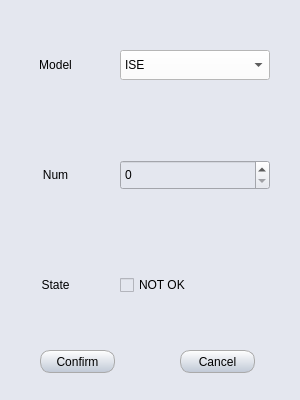
<?xml version="1.0" encoding="UTF-8"?>
<ui version="4.0">
 <class>addWidget</class>
 <widget class="QWidget" name="addWidget">
  <property name="windowModality">
   <enum>Qt::NonModal</enum>
  </property>
  <property name="enabled">
   <bool>true</bool>
  </property>
  <property name="geometry">
   <rect>
    <x>0</x>
    <y>0</y>
    <width>300</width>
    <height>400</height>
   </rect>
  </property>
  <property name="windowTitle">
   <string>Add</string>
  </property>
  <property name="styleSheet">
   <string notr="true">QWidget{
	background-color:rgb(228, 231, 239);
}
QPushButton{
	width:50;
	height:30;
	background-color:qlineargradient(spread:pad, x1:0,y1:0, x2:0, y2:1, stop:0 rgb(255, 255, 255),stop:1 rgb(192, 201, 214));
	border-radius:10px;
	border:1px solid #aaaaaa;
}

QPushButton::hover{
	border:2px solid rgb(133, 148, 197);
}

QPushButton:pressed
{
	color:black;
	background-color:rgb(204 , 228 , 247);
	border: 1px solid rgb(1 , 84 , 153);
	padding-left:3px;
	padding-top:3px;
}

QComboBox
{
	background-color: rgb(255, 255, 255);
}

QComboBox::drop-down 
{
	image: url(:/image/drop_down.png); 
}

QComboBox::drop-down:on 
{
	padding-left:2px;
	padding-top:2px;
	image: url(:/image/drop_down.png); 
}

QComboBox QAbstractItemView 
{
    outline: 0px solid gray;   /* 选定项的虚框 */
    background-color: white;   /* 整个下拉窗体的背景色 */
}

QLineEdit
{
	
	background-color: rgb(255, 255, 255);
}</string>
  </property>
  <widget class="QStackedWidget" name="stackedWidget">
   <property name="geometry">
    <rect>
     <x>0</x>
     <y>0</y>
     <width>300</width>
     <height>320</height>
    </rect>
   </property>
   <property name="layoutDirection">
    <enum>Qt::LeftToRight</enum>
   </property>
   <property name="currentIndex">
    <number>5</number>
   </property>
   <widget class="QWidget" name="system">
    <widget class="QComboBox" name="comboBox_system">
     <property name="geometry">
      <rect>
       <x>120</x>
       <y>80</y>
       <width>150</width>
       <height>30</height>
      </rect>
     </property>
     <property name="font">
      <font>
       <family>Microsoft YaHei</family>
       <pointsize>10</pointsize>
       <kerning>true</kerning>
      </font>
     </property>
     <property name="layoutDirection">
      <enum>Qt::LeftToRight</enum>
     </property>
     <item>
      <property name="text">
       <string>temperature</string>
      </property>
     </item>
     <item>
      <property name="text">
       <string>power supply</string>
      </property>
     </item>
     <item>
      <property name="text">
       <string>liquid path</string>
      </property>
     </item>
     <item>
      <property name="text">
       <string>reaction vessel</string>
      </property>
     </item>
     <item>
      <property name="text">
       <string>median pole</string>
      </property>
     </item>
    </widget>
    <widget class="QComboBox" name="comboBox_system_state">
     <property name="geometry">
      <rect>
       <x>120</x>
       <y>210</y>
       <width>150</width>
       <height>30</height>
      </rect>
     </property>
     <property name="font">
      <font>
       <family>Microsoft YaHei</family>
       <pointsize>10</pointsize>
       <kerning>true</kerning>
      </font>
     </property>
     <property name="layoutDirection">
      <enum>Qt::LeftToRight</enum>
     </property>
     <item>
      <property name="text">
       <string>OK</string>
      </property>
     </item>
     <item>
      <property name="text">
       <string>NOT OK</string>
      </property>
     </item>
    </widget>
    <widget class="QLabel" name="label">
     <property name="geometry">
      <rect>
       <x>10</x>
       <y>80</y>
       <width>111</width>
       <height>30</height>
      </rect>
     </property>
     <property name="text">
      <string>Inspection system</string>
     </property>
     <property name="alignment">
      <set>Qt::AlignCenter</set>
     </property>
    </widget>
    <widget class="QLabel" name="label_2">
     <property name="geometry">
      <rect>
       <x>10</x>
       <y>210</y>
       <width>111</width>
       <height>30</height>
      </rect>
     </property>
     <property name="layoutDirection">
      <enum>Qt::RightToLeft</enum>
     </property>
     <property name="text">
      <string>State</string>
     </property>
     <property name="alignment">
      <set>Qt::AlignCenter</set>
     </property>
    </widget>
   </widget>
   <widget class="QWidget" name="count">
    <widget class="QLabel" name="label_3">
     <property name="geometry">
      <rect>
       <x>10</x>
       <y>80</y>
       <width>111</width>
       <height>30</height>
      </rect>
     </property>
     <property name="text">
      <string>Name</string>
     </property>
     <property name="alignment">
      <set>Qt::AlignCenter</set>
     </property>
    </widget>
    <widget class="QLabel" name="label_4">
     <property name="geometry">
      <rect>
       <x>10</x>
       <y>210</y>
       <width>111</width>
       <height>30</height>
      </rect>
     </property>
     <property name="text">
      <string>Number</string>
     </property>
     <property name="alignment">
      <set>Qt::AlignCenter</set>
     </property>
    </widget>
    <widget class="QLineEdit" name="lineEdit_count_name">
     <property name="geometry">
      <rect>
       <x>120</x>
       <y>80</y>
       <width>150</width>
       <height>30</height>
      </rect>
     </property>
    </widget>
    <widget class="QLineEdit" name="lineEdit_count_num">
     <property name="geometry">
      <rect>
       <x>120</x>
       <y>210</y>
       <width>150</width>
       <height>30</height>
      </rect>
     </property>
    </widget>
   </widget>
   <widget class="QWidget" name="temperature">
    <widget class="QLabel" name="label_5">
     <property name="geometry">
      <rect>
       <x>60</x>
       <y>60</y>
       <width>50</width>
       <height>30</height>
      </rect>
     </property>
     <property name="text">
      <string>Name</string>
     </property>
     <property name="alignment">
      <set>Qt::AlignRight|Qt::AlignTrailing|Qt::AlignVCenter</set>
     </property>
    </widget>
    <widget class="QLabel" name="label_6">
     <property name="geometry">
      <rect>
       <x>9</x>
       <y>150</y>
       <width>101</width>
       <height>30</height>
      </rect>
     </property>
     <property name="text">
      <string>Measured value</string>
     </property>
     <property name="alignment">
      <set>Qt::AlignRight|Qt::AlignTrailing|Qt::AlignVCenter</set>
     </property>
    </widget>
    <widget class="QLabel" name="label_7">
     <property name="geometry">
      <rect>
       <x>9</x>
       <y>240</y>
       <width>101</width>
       <height>30</height>
      </rect>
     </property>
     <property name="text">
      <string>Valid range</string>
     </property>
     <property name="alignment">
      <set>Qt::AlignRight|Qt::AlignTrailing|Qt::AlignVCenter</set>
     </property>
    </widget>
    <widget class="QLineEdit" name="lineEdit_temperature_name">
     <property name="geometry">
      <rect>
       <x>120</x>
       <y>60</y>
       <width>120</width>
       <height>30</height>
      </rect>
     </property>
    </widget>
    <widget class="QLineEdit" name="lineEdit_temperature_value">
     <property name="geometry">
      <rect>
       <x>120</x>
       <y>150</y>
       <width>120</width>
       <height>30</height>
      </rect>
     </property>
    </widget>
    <widget class="QLineEdit" name="lineEdit_temperature_start">
     <property name="geometry">
      <rect>
       <x>120</x>
       <y>240</y>
       <width>50</width>
       <height>30</height>
      </rect>
     </property>
    </widget>
    <widget class="QLabel" name="label_8">
     <property name="geometry">
      <rect>
       <x>250</x>
       <y>160</y>
       <width>30</width>
       <height>30</height>
      </rect>
     </property>
     <property name="text">
      <string>℃</string>
     </property>
     <property name="alignment">
      <set>Qt::AlignLeading|Qt::AlignLeft|Qt::AlignVCenter</set>
     </property>
    </widget>
    <widget class="QLabel" name="label_9">
     <property name="geometry">
      <rect>
       <x>170</x>
       <y>240</y>
       <width>30</width>
       <height>30</height>
      </rect>
     </property>
     <property name="text">
      <string>℃-</string>
     </property>
     <property name="alignment">
      <set>Qt::AlignLeading|Qt::AlignLeft|Qt::AlignVCenter</set>
     </property>
    </widget>
    <widget class="QLineEdit" name="lineEdit_temperature_end">
     <property name="geometry">
      <rect>
       <x>190</x>
       <y>240</y>
       <width>50</width>
       <height>30</height>
      </rect>
     </property>
    </widget>
    <widget class="QLabel" name="label_10">
     <property name="geometry">
      <rect>
       <x>250</x>
       <y>240</y>
       <width>30</width>
       <height>30</height>
      </rect>
     </property>
     <property name="text">
      <string>℃</string>
     </property>
     <property name="alignment">
      <set>Qt::AlignLeading|Qt::AlignLeft|Qt::AlignVCenter</set>
     </property>
    </widget>
   </widget>
   <widget class="QWidget" name="power">
    <widget class="QLabel" name="label_41">
     <property name="geometry">
      <rect>
       <x>60</x>
       <y>60</y>
       <width>50</width>
       <height>30</height>
      </rect>
     </property>
     <property name="text">
      <string>Name</string>
     </property>
     <property name="alignment">
      <set>Qt::AlignRight|Qt::AlignTrailing|Qt::AlignVCenter</set>
     </property>
    </widget>
    <widget class="QLineEdit" name="lineEdit_power_name">
     <property name="geometry">
      <rect>
       <x>120</x>
       <y>60</y>
       <width>120</width>
       <height>30</height>
      </rect>
     </property>
    </widget>
    <widget class="QLabel" name="label_42">
     <property name="geometry">
      <rect>
       <x>9</x>
       <y>150</y>
       <width>101</width>
       <height>30</height>
      </rect>
     </property>
     <property name="text">
      <string>Measured value</string>
     </property>
     <property name="alignment">
      <set>Qt::AlignRight|Qt::AlignTrailing|Qt::AlignVCenter</set>
     </property>
    </widget>
    <widget class="QLineEdit" name="lineEdit_power_value">
     <property name="geometry">
      <rect>
       <x>120</x>
       <y>150</y>
       <width>120</width>
       <height>30</height>
      </rect>
     </property>
    </widget>
    <widget class="QLabel" name="label_43">
     <property name="geometry">
      <rect>
       <x>250</x>
       <y>150</y>
       <width>30</width>
       <height>30</height>
      </rect>
     </property>
     <property name="text">
      <string>V</string>
     </property>
     <property name="alignment">
      <set>Qt::AlignLeading|Qt::AlignLeft|Qt::AlignVCenter</set>
     </property>
    </widget>
    <widget class="QLabel" name="label_44">
     <property name="geometry">
      <rect>
       <x>9</x>
       <y>240</y>
       <width>101</width>
       <height>30</height>
      </rect>
     </property>
     <property name="text">
      <string>Valid range</string>
     </property>
     <property name="alignment">
      <set>Qt::AlignRight|Qt::AlignTrailing|Qt::AlignVCenter</set>
     </property>
    </widget>
    <widget class="QLineEdit" name="lineEdit_power_start">
     <property name="geometry">
      <rect>
       <x>120</x>
       <y>240</y>
       <width>50</width>
       <height>30</height>
      </rect>
     </property>
    </widget>
    <widget class="QLabel" name="label_45">
     <property name="geometry">
      <rect>
       <x>170</x>
       <y>240</y>
       <width>21</width>
       <height>30</height>
      </rect>
     </property>
     <property name="text">
      <string>V -</string>
     </property>
     <property name="alignment">
      <set>Qt::AlignLeading|Qt::AlignLeft|Qt::AlignVCenter</set>
     </property>
    </widget>
    <widget class="QLineEdit" name="lineEdit_power_end">
     <property name="geometry">
      <rect>
       <x>190</x>
       <y>240</y>
       <width>50</width>
       <height>30</height>
      </rect>
     </property>
    </widget>
    <widget class="QLabel" name="label_46">
     <property name="geometry">
      <rect>
       <x>250</x>
       <y>240</y>
       <width>30</width>
       <height>30</height>
      </rect>
     </property>
     <property name="text">
      <string>V</string>
     </property>
     <property name="alignment">
      <set>Qt::AlignLeading|Qt::AlignLeft|Qt::AlignVCenter</set>
     </property>
    </widget>
   </widget>
   <widget class="QWidget" name="liquid">
    <widget class="QLabel" name="label_47">
     <property name="geometry">
      <rect>
       <x>10</x>
       <y>80</y>
       <width>111</width>
       <height>30</height>
      </rect>
     </property>
     <property name="text">
      <string>Name</string>
     </property>
     <property name="alignment">
      <set>Qt::AlignCenter</set>
     </property>
    </widget>
    <widget class="QLineEdit" name="lineEdit_liquid_name">
     <property name="geometry">
      <rect>
       <x>120</x>
       <y>80</y>
       <width>150</width>
       <height>30</height>
      </rect>
     </property>
    </widget>
    <widget class="QLabel" name="label_48">
     <property name="geometry">
      <rect>
       <x>10</x>
       <y>210</y>
       <width>111</width>
       <height>30</height>
      </rect>
     </property>
     <property name="layoutDirection">
      <enum>Qt::RightToLeft</enum>
     </property>
     <property name="text">
      <string>State</string>
     </property>
     <property name="alignment">
      <set>Qt::AlignCenter</set>
     </property>
    </widget>
    <widget class="QComboBox" name="comboBox_liquid_state">
     <property name="geometry">
      <rect>
       <x>120</x>
       <y>210</y>
       <width>150</width>
       <height>30</height>
      </rect>
     </property>
     <property name="font">
      <font>
       <family>Microsoft YaHei</family>
       <pointsize>10</pointsize>
       <kerning>true</kerning>
      </font>
     </property>
     <property name="layoutDirection">
      <enum>Qt::LeftToRight</enum>
     </property>
     <item>
      <property name="text">
       <string>OK</string>
      </property>
     </item>
     <item>
      <property name="text">
       <string>NOT OK</string>
      </property>
     </item>
    </widget>
   </widget>
   <widget class="QWidget" name="cup">
    <widget class="QComboBox" name="comboBox_reaction_vessel">
     <property name="geometry">
      <rect>
       <x>120</x>
       <y>50</y>
       <width>150</width>
       <height>30</height>
      </rect>
     </property>
     <item>
      <property name="text">
       <string>ISE</string>
      </property>
     </item>
     <item>
      <property name="text">
       <string>Standard</string>
      </property>
     </item>
     <item>
      <property name="text">
       <string>Microcup</string>
      </property>
     </item>
    </widget>
    <widget class="QSpinBox" name="spinBox_reaction_vessel">
     <property name="geometry">
      <rect>
       <x>120</x>
       <y>160</y>
       <width>150</width>
       <height>30</height>
      </rect>
     </property>
    </widget>
    <widget class="QCheckBox" name="checkBox_reactio_vessel">
     <property name="geometry">
      <rect>
       <x>120</x>
       <y>270</y>
       <width>150</width>
       <height>30</height>
      </rect>
     </property>
     <property name="text">
      <string>NOT OK</string>
     </property>
    </widget>
    <widget class="QLabel" name="label_51">
     <property name="geometry">
      <rect>
       <x>0</x>
       <y>50</y>
       <width>111</width>
       <height>30</height>
      </rect>
     </property>
     <property name="text">
      <string>Model</string>
     </property>
     <property name="alignment">
      <set>Qt::AlignCenter</set>
     </property>
    </widget>
    <widget class="QLabel" name="label_52">
     <property name="geometry">
      <rect>
       <x>0</x>
       <y>160</y>
       <width>111</width>
       <height>30</height>
      </rect>
     </property>
     <property name="text">
      <string>Num</string>
     </property>
     <property name="alignment">
      <set>Qt::AlignCenter</set>
     </property>
    </widget>
    <widget class="QLabel" name="label_53">
     <property name="geometry">
      <rect>
       <x>0</x>
       <y>270</y>
       <width>111</width>
       <height>30</height>
      </rect>
     </property>
     <property name="text">
      <string>State</string>
     </property>
     <property name="alignment">
      <set>Qt::AlignCenter</set>
     </property>
    </widget>
   </widget>
   <widget class="QWidget" name="lower">
    <widget class="QLabel" name="label_49">
     <property name="geometry">
      <rect>
       <x>10</x>
       <y>80</y>
       <width>111</width>
       <height>30</height>
      </rect>
     </property>
     <property name="text">
      <string>Name</string>
     </property>
     <property name="alignment">
      <set>Qt::AlignCenter</set>
     </property>
    </widget>
    <widget class="QLineEdit" name="lineEdit_lower_name">
     <property name="geometry">
      <rect>
       <x>120</x>
       <y>80</y>
       <width>150</width>
       <height>30</height>
      </rect>
     </property>
    </widget>
    <widget class="QLabel" name="label_50">
     <property name="geometry">
      <rect>
       <x>10</x>
       <y>210</y>
       <width>111</width>
       <height>30</height>
      </rect>
     </property>
     <property name="layoutDirection">
      <enum>Qt::RightToLeft</enum>
     </property>
     <property name="text">
      <string>State</string>
     </property>
     <property name="alignment">
      <set>Qt::AlignCenter</set>
     </property>
    </widget>
    <widget class="QComboBox" name="comboBox_lower_state">
     <property name="geometry">
      <rect>
       <x>120</x>
       <y>210</y>
       <width>150</width>
       <height>30</height>
      </rect>
     </property>
     <property name="font">
      <font>
       <family>Microsoft YaHei</family>
       <pointsize>10</pointsize>
       <kerning>true</kerning>
      </font>
     </property>
     <property name="layoutDirection">
      <enum>Qt::LeftToRight</enum>
     </property>
     <item>
      <property name="text">
       <string>OK</string>
      </property>
     </item>
     <item>
      <property name="text">
       <string>NOT OK</string>
      </property>
     </item>
    </widget>
   </widget>
   <widget class="QWidget" name="tcp_ip">
    <widget class="QLabel" name="label_11">
     <property name="geometry">
      <rect>
       <x>20</x>
       <y>50</y>
       <width>111</width>
       <height>30</height>
      </rect>
     </property>
     <property name="text">
      <string>Listening address</string>
     </property>
     <property name="alignment">
      <set>Qt::AlignCenter</set>
     </property>
    </widget>
    <widget class="QLabel" name="label_12">
     <property name="geometry">
      <rect>
       <x>20</x>
       <y>160</y>
       <width>101</width>
       <height>30</height>
      </rect>
     </property>
     <property name="text">
      <string>Listening port</string>
     </property>
     <property name="alignment">
      <set>Qt::AlignCenter</set>
     </property>
    </widget>
    <widget class="QSpinBox" name="spinBox_port">
     <property name="geometry">
      <rect>
       <x>130</x>
       <y>160</y>
       <width>140</width>
       <height>30</height>
      </rect>
     </property>
     <property name="maximum">
      <number>100000</number>
     </property>
     <property name="value">
      <number>1200</number>
     </property>
    </widget>
    <widget class="QLineEdit" name="lineEdit_tcp_address">
     <property name="geometry">
      <rect>
       <x>130</x>
       <y>50</y>
       <width>140</width>
       <height>30</height>
      </rect>
     </property>
    </widget>
    <widget class="QLabel" name="label_13">
     <property name="geometry">
      <rect>
       <x>20</x>
       <y>270</y>
       <width>101</width>
       <height>30</height>
      </rect>
     </property>
     <property name="text">
      <string>Data format</string>
     </property>
     <property name="alignment">
      <set>Qt::AlignCenter</set>
     </property>
    </widget>
    <widget class="QComboBox" name="comboBox_format">
     <property name="geometry">
      <rect>
       <x>130</x>
       <y>270</y>
       <width>140</width>
       <height>30</height>
      </rect>
     </property>
     <property name="font">
      <font>
       <family>Microsoft YaHei</family>
       <pointsize>10</pointsize>
       <kerning>true</kerning>
      </font>
     </property>
     <property name="layoutDirection">
      <enum>Qt::LeftToRight</enum>
     </property>
     <item>
      <property name="text">
       <string>UTF8</string>
      </property>
     </item>
     <item>
      <property name="text">
       <string>GBK</string>
      </property>
     </item>
    </widget>
   </widget>
  </widget>
  <widget class="QPushButton" name="pushButton">
   <property name="geometry">
    <rect>
     <x>180</x>
     <y>350</y>
     <width>75</width>
     <height>23</height>
    </rect>
   </property>
   <property name="text">
    <string>Cancel</string>
   </property>
  </widget>
  <widget class="QPushButton" name="pushButton_2">
   <property name="geometry">
    <rect>
     <x>40</x>
     <y>350</y>
     <width>75</width>
     <height>23</height>
    </rect>
   </property>
   <property name="text">
    <string>Confirm</string>
   </property>
  </widget>
  <zorder>pushButton</zorder>
  <zorder>pushButton_2</zorder>
  <zorder>stackedWidget</zorder>
 </widget>
 <resources/>
 <connections/>
</ui>
